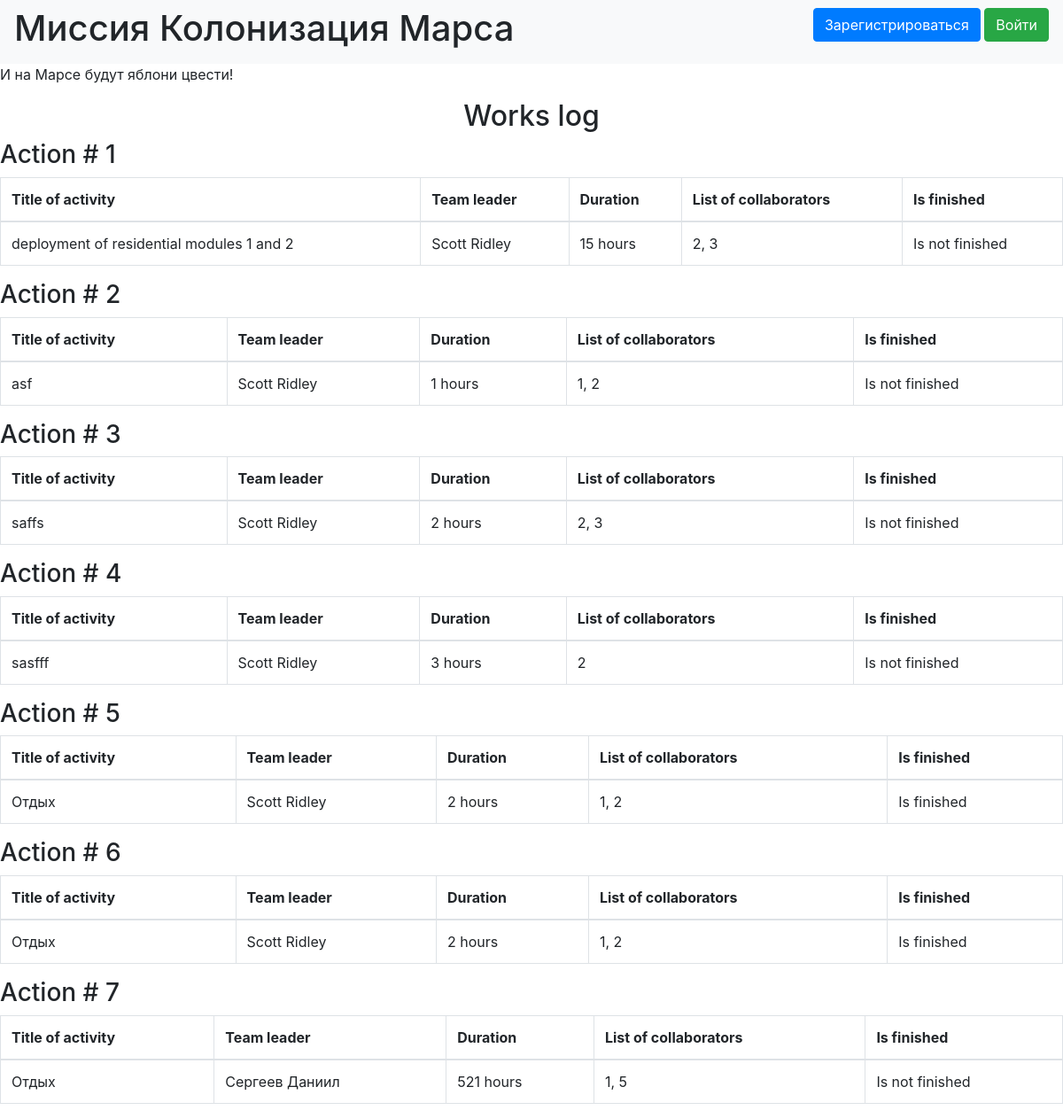
The page / on the database its author committed.
### data/jobs.py (models this page shows)
class Jobs(SqlAlchemyBase):
    __tablename__ = 'jobs'
    id = sqlalchemy.Column(sqlalchemy.Integer, primary_key=True, autoincrement=True)
    team_leader = sqlalchemy.Column(sqlalchemy.Integer, sqlalchemy.ForeignKey('users.id'), nullable=False)
    job = sqlalchemy.Column(sqlalchemy.String, nullable=False)
    work_size = sqlalchemy.Column(sqlalchemy.Integer, nullable=False)
    collaborators = sqlalchemy.Column(sqlalchemy.String, nullable=False)
    start_date = sqlalchemy.Column(sqlalchemy.DateTime, default=datetime.now)
    end_date = sqlalchemy.Column(sqlalchemy.DateTime)
    is_finished = sqlalchemy.Column(sqlalchemy.Boolean, default=False)
    user = orm.relationship('User')

### data/users.py (models this page shows, shortened)
class User(SqlAlchemyBase, UserMixin):
    __tablename__ = 'users'
    id = Column(Integer, primary_key=True, autoincrement=True)
    surname = Column(String, nullable=False)
    name = Column(String, nullable=False)
    age = Column(Integer, nullable=False)
    position = Column(String, nullable=False)
    speciality = Column(String, nullable=False)
    address = Column(String, nullable=False)
    email = Column(String, unique=True, nullable=False)
    hashed_password = Column(String, nullable=False)
    modified_date = Column(DateTime)

### main.py (the view)
@app.route('/')
def index():
    db_sess = db_session.create_session()
    try:
        jobs = db_sess.query(Jobs).join(User).all()
        return render_template("jobs.html", jobs=jobs)
    except Exception as e:
        print(e)
    db_sess.close()

### data/db_session.py (called while the page is built)
def create_session() -> Session:
    global __factory
    return __factory()

### templates/jobs.html
{% extends "base.html" %}
{% block content %}
    <p>И на Марсе будут яблони цвести!</p>
    <h2 style="text-align: center;">Works log</h2>
    {% for job in jobs %}
        <h3>Action # {{ job.id }}</h3>
        <table class="table table-bordered">
            <thead>
                <tr>
                    <th>Title of activity</th>
                    <th>Team leader</th>
                    <th>Duration</th>
                    <th>List of collaborators</th>
                    <th>Is finished</th>
                </tr>
            </thead>
            <tbody>
                <tr>
                    <td>{{ job.job }}</td>
                    <td>{{ job.user.surname }} {{ job.user.name }}</td>
                    <td>{{ job.work_size }} hours</td>
                    <td>{{ job.collaborators }}</td>
                    <td class="is-finished">{{ "Is finished" if job.is_finished else "Is not finished" }}</td>
                </tr>
            </tbody>
        </table>
    {% endfor %}
{% endblock %}

### templates/base.html (style rules this page uses)
h2 { margin-left: 100px; margin-right: 100px; }

### rows shown on the page
Jobs: id "1", job "deployment of residential modules 1 and 2", user.surname "Scott", user.name "Ridley", work_size "15", collaborators "2, 3", is_finished "Is not finished"
Jobs: id "2", job "asf", user.surname "Scott", user.name "Ridley", work_size "1", collaborators "1, 2", is_finished "Is not finished"
Jobs: id "3", job "saffs", user.surname "Scott", user.name "Ridley", work_size "2", collaborators "2, 3", is_finished "Is not finished"
Jobs: id "4", job "sasfff", user.surname "Scott", user.name "Ridley", work_size "3", collaborators "2", is_finished "Is not finished"
Jobs: id "5", job "Отдых", user.surname "Scott", user.name "Ridley", work_size "2", collaborators "1, 2", is_finished "Is finished"
Jobs: id "6", job "Отдых", user.surname "Scott", user.name "Ridley", work_size "2", collaborators "1, 2", is_finished "Is finished"
Jobs: id "7", job "Отдых", user.surname "Сергеев", user.name "Даниил", work_size "521", collaborators "1, 5", is_finished "Is not finished"
